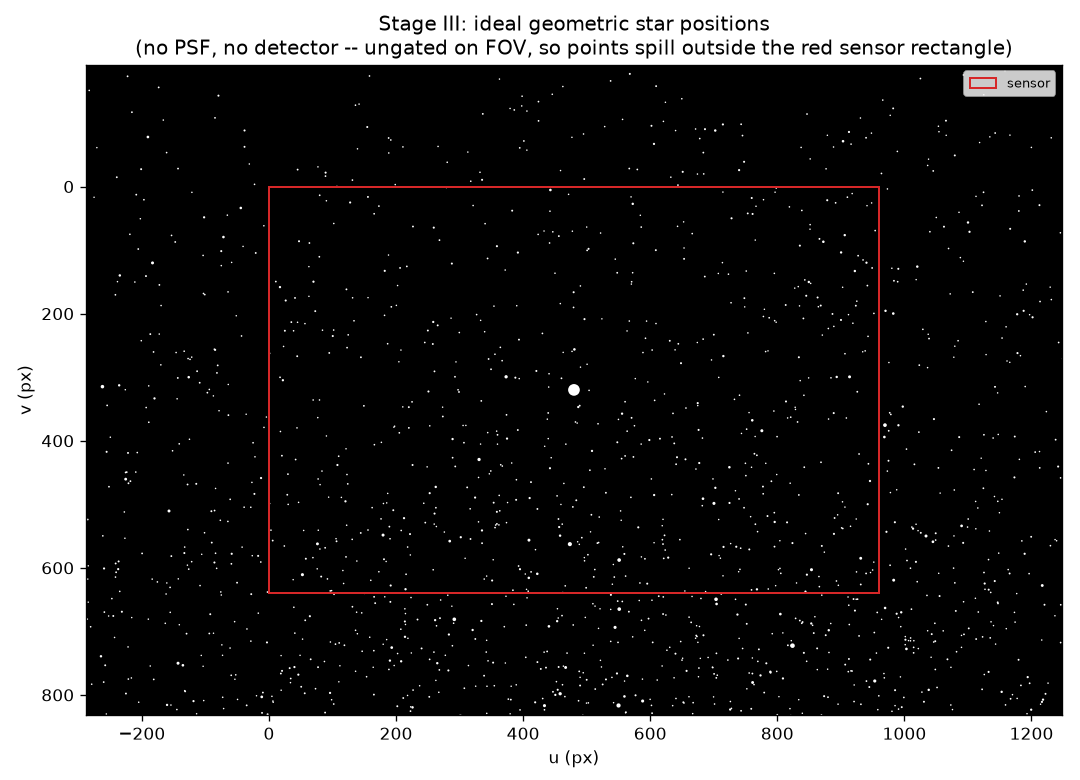

Write the Python code that produced this figure.
"""module-10 -- run_stages_1_3.py

Builds a SimulatorState (Section 3), runs Stages I-III (Section 4-6), and
validates every reused piece rather than trusting the wiring:

  * CameraAttitude's q <-> R round trip (Module 3's new
    rotation_matrix_to_quaternion against quaternion_to_rotation_matrix).
  * Stage III's "normalized coordinates, then K" formula against Module 7's
    project_points -- algebraically the same thing, so they must agree
    exactly, and this is cheap insurance that they actually do.
  * The whole Stage I-III chain against Module 9's synthetic_celestial_camera
    result for the SAME real pointing (Vega) -- this project is not
    starting over, it is re-plumbing work that already ran correctly.

Still no diffraction. Still no detector. Section 6 says that separation is
important, and the print/plot below only ever show the IDEAL geometric (u, v).
"""

import os
import sys

import numpy as np
import matplotlib.pyplot as plt

_HERE = os.path.dirname(__file__)
for rel in [("..", "module-9"), ("..", "module-7"), ("..", "module-3")]:
    p = os.path.normpath(os.path.join(_HERE, *rel))
    if p not in sys.path:
        sys.path.insert(0, p)

from camera_model import Camera                          # noqa: E402  (Module 7)
from projection import project_points                     # noqa: E402  (Module 7)
from quaternions import quaternion_to_rotation_matrix       # noqa: E402  (Module 3)
from spherical_astronomy import julian_date                # noqa: E402  (Module 9)
from star_catalog import generate_catalog                  # noqa: E402  (Module 9)

from state import (Star, CelestialScene, Observer, CameraAttitude,
                   CameraIntrinsics, PhysicalOptics, Distortion, Sensor,
                   SimulatorState)
# star_celestial/star_earth_fixed/star_local/altaz_from_local come back out
# through pipeline.py, which already resolved module-9's frames.py
# unambiguously (module-3 has its own, unrelated frames.py -- see
# _pathutil.py) -- reuse that instead of importing "frames" a second time.
from pipeline import (run_stages_1_to_3, star_celestial, star_earth_fixed,
                      star_local, altaz_from_local)


def build_state(rng):
    LAT_DEG, LON_DEG = 40.0, -74.0
    jd = julian_date(2026, 9, 14, hour=22.0)

    # point at Vega's real, live-computed sky position (continuity with
    # Module 9's capstone -- same target, now through the formal state/
    # pipeline split instead of one monolithic script)
    vega_ra, vega_dec, vega_mag = 18.615 * 15.0, 38.784, 0.03
    s_c = star_celestial(vega_ra, vega_dec)
    s_e = star_earth_fixed(s_c, jd)
    s_l = star_local(s_e, LAT_DEG, LON_DEG)
    point_alt, point_az = altaz_from_local(s_l)

    ra, dec, mag = generate_catalog(20_000, plane_biased=True, rng=rng)
    stars = [Star(r, d, m) for r, d, m in zip(ra, dec, mag)]
    stars.append(Star(vega_ra, vega_dec, vega_mag, name="Vega"))

    cam = Camera(f=50.0, Ws=36.0, Hs=24.0, Nx=960, Ny=640, name="wide-field")

    state = SimulatorState(
        scene=CelestialScene(stars),
        observer=Observer(lat_deg=LAT_DEG, lon_deg=LON_DEG, jd=jd),
        attitude=CameraAttitude.from_pointing(point_alt, point_az),
        intrinsics=CameraIntrinsics.from_camera_model(cam),
        optics=PhysicalOptics(f_mm=cam.f, D_mm=25.0, wavelength_optical_nm=550.0),
        distortion=Distortion(k1=0.0, k2=0.0),
        sensor=Sensor(px_um=cam.px * 1e3, py_um=cam.py * 1e3, qe=0.7, exposure_s=2.0),
    )
    return state, cam, (point_alt, point_az), vega_mag


def main():
    rng = np.random.default_rng(7)
    state, cam, (point_alt, point_az), vega_mag = build_state(rng)

    print("=" * 88)
    print("MODULE 10 -- STAGES I-III")
    print("=" * 88)

    # ---- validate CameraAttitude's q <-> R round trip ---------------------
    R_from_matrix = state.attitude.R_LB
    q = state.attitude.quaternion
    R_from_q = quaternion_to_rotation_matrix(q)
    print("CameraAttitude round trip (built from R, converted to q, back to R):")
    print(f"   max |R_from_R - R_from_q| = {np.abs(R_from_matrix - R_from_q).max():.2e}")
    print(f"   |R_BL R_BL^T - I| = {np.abs(state.attitude.R_BL @ state.attitude.R_BL.T - np.eye(3)).max():.2e}, "
          f"det = {np.linalg.det(state.attitude.R_BL):.10f}")
    print()

    # ---- run the pipeline --------------------------------------------------
    s1, s2, s3 = run_stages_1_to_3(state)

    print(f"Stage I  -- celestial scene:")
    print(f"   catalog stars           : {s1['n_total']:>7,}")
    print(f"   above the horizon       : {s1['n_above_horizon']:>7,}")
    print()
    print(f"Stage II -- observer -> camera frame:")
    print(f"   in front of the camera  : {s2['n_in_front']:>7,}")
    print()
    print(f"Stage III -- geometric projection:")
    print(f"   (u, v) computed for     : {len(s3['u']):>7,} stars (no FOV/sensor cull yet)")
    in_frame = ((s3["u"] >= 0) & (s3["u"] < cam.Nx) &
               (s3["v"] >= 0) & (s3["v"] < cam.Ny))
    print(f"   ... of which inside the sensor rectangle: {int(in_frame.sum()):,} "
          f"(shown only for scale -- Stage III itself does not reject on this)")
    print()

    # ---- validate Stage III against Module 7's project_points -------------
    uv_ref, valid_ref, _ = project_points(s2["s_b"], np.eye(3), np.zeros(3),
                                          state.intrinsics.K)
    d = np.abs(np.stack([s3["u"], s3["v"]], axis=-1) - uv_ref)[valid_ref]
    print(f"Stage III cross-check against Module 7's project_points: "
          f"max |du,dv| = {d.max():.2e} px")
    print("(normalized coordinates then K, vs. project_points' u=fx Xc/Zc+cx --")
    print(" algebraically the same map; agreement here is not a coincidence,")
    print(" it is the whole point of factoring K out explicitly in Stage III.)")
    print()

    # ---- find Vega, confirm it lands where it should -----------------------
    vega_mask = np.abs(s3["mag"] - vega_mag) < 1e-9
    if vega_mask.any():
        u_v, v_v = s3["u"][vega_mask][0], s3["v"][vega_mask][0]
        print(f"Vega (pointed at directly): (u, v) = ({u_v:.4f}, {v_v:.4f}), "
              f"principal point = ({state.intrinsics.cx:.4f}, {state.intrinsics.cy:.4f})")
        print(f"   diff = {np.hypot(u_v - state.intrinsics.cx, v_v - state.intrinsics.cy):.2e} px")
    print("=" * 88)

    _plot(s3, cam)


def _plot(s3, cam):
    fig, ax = plt.subplots(figsize=(9, 6.5))
    ax.set_facecolor("black")
    order = np.argsort(-s3["mag"])
    m = s3["mag"][order]
    size = np.clip(50.0 * 10 ** (-0.2 * m), 0.6, 60.0)
    ax.scatter(s3["u"][order], s3["v"][order], s=size, c="white", edgecolors="none")
    ax.add_patch(plt.Rectangle((0, 0), cam.Nx, cam.Ny, fill=False,
                               edgecolor="tab:red", lw=1.2, label="sensor"))
    ax.set_xlim(-cam.Nx * 0.3, cam.Nx * 1.3)
    ax.set_ylim(cam.Ny * 1.3, -cam.Ny * 0.3)
    ax.set_aspect("equal")
    ax.set_xlabel("u (px)"); ax.set_ylabel("v (px)")
    ax.set_title("Stage III: ideal geometric star positions\n"
                 "(no PSF, no detector -- ungated on FOV, so points spill "
                 "outside the red sensor rectangle)")
    ax.legend(fontsize=8, loc="upper right")
    fig.tight_layout()
    fig.savefig("run_stages_1_3.png", dpi=120)


if __name__ == "__main__":
    main()
    plt.show()
